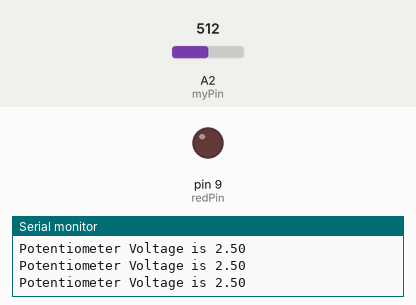
Bench run of a sketch on a simulated Arduino Uno, built with avr-gcc and run on an emulated ATmega328P. Parts: output pins drawn as LEDs (lit = HIGH), the last lines printed to the serial monitor. Inputs (shaded band) come from the test bench; at power-on: A2 (myPin) = 512.

Above: at 1.3 s.
1.4 s: A2 (myPin) set to 804
2.9 s: A2 (myPin) set to 828
At 4.2 s:
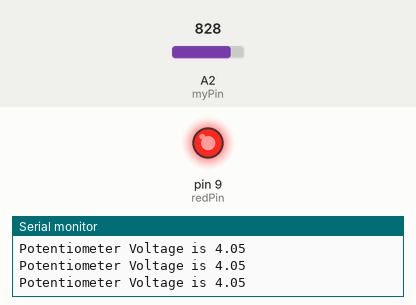
4.5 s: A2 (myPin) set to 716
At 5.4 s:
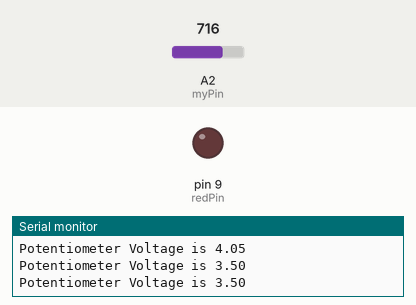
6.0 s: A2 (myPin) set to 900
At 6.6 s:
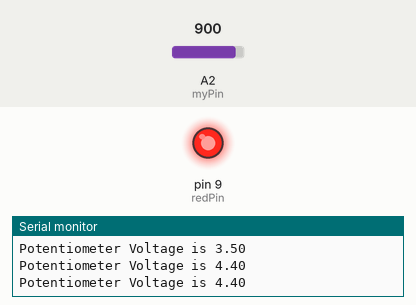
Timing chart, 0 to 8.5 s (numbered marks = the images above; inputs shaded):
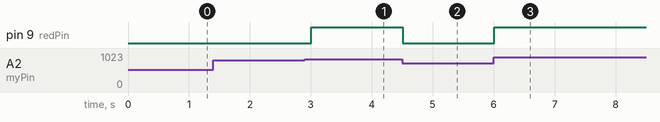

Measured:
- the behaviour switches between 818 and 819 on A2 (myPin) (found by bisection; images 0 and 1)
- after the input at 2.9 s, pin 9 (redPin): LOW → HIGH after 0.11 s
- after the input at 4.5 s, pin 9 (redPin): HIGH → LOW at once
- after the input at 6.0 s, pin 9 (redPin): LOW → HIGH at once

The sketch:

warning_across_potentiometer.ino
```cpp
int myPin = A2;
int readVal;
float V2;
int delaytime = 500;
int redPin = 9;
void setup() {
  // put your setup code here, to run once:
Serial.begin(9600);
pinMode(myPin, INPUT); // Always good practice to set up like this
pinMode(redPin, OUTPUT);
}

void loop() {
  // put your main code here, to run repeatedly:
readVal = analogRead(myPin);
V2 = (5./1023.)*readVal;
Serial.print("Potentiometer Voltage is ");
Serial.println(V2);
if (V2>4.0){
  digitalWrite(redPin, HIGH);
}
if (V2<4.0){
  digitalWrite(redPin,LOW);
}

delay(delaytime);

}
```
